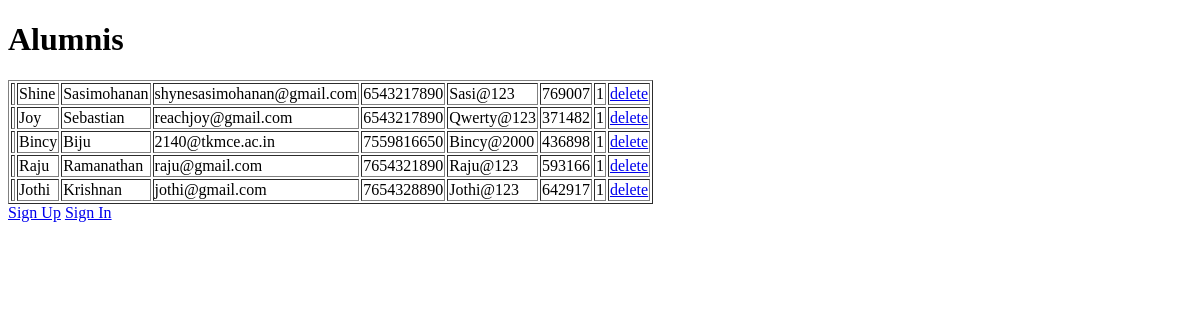
The app's page /alumnis/test, older data.
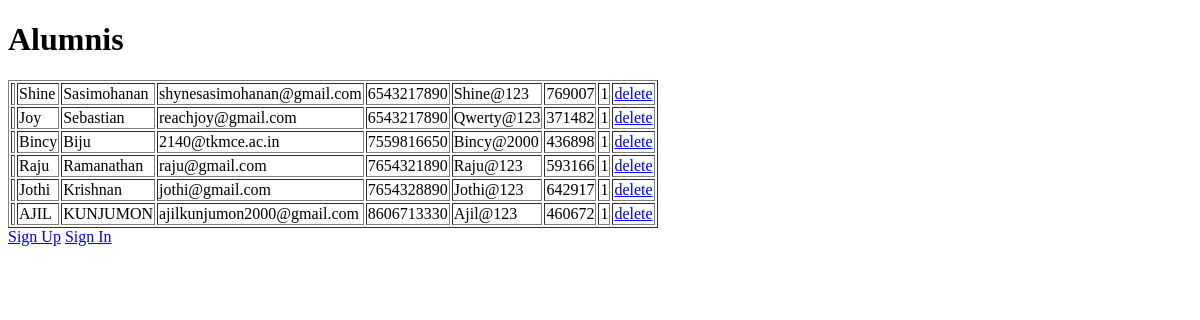
The same page, newer data.
### alumnis/models.py (models this page shows)
class Alumnis(models.Model):
  fname = models.CharField(max_length=255,default="")
  lname = models.CharField(max_length=255,default="")
  email = models.CharField(max_length=255,primary_key=True)
  branch = models.CharField(max_length=255,default="")
  yoa = models.IntegerField(default=0)
  mobile = models.IntegerField(default=0)
  password = models.CharField(max_length=255)
  otp = models.IntegerField(default=0)
  verified = models.IntegerField(default=0)
  profile = models.IntegerField(default=0)

### alumnis/views.py (the view)
# urls.py: path('test', views.test, name='test'),
def test(request):
  ouralumnis = Alumnis.objects.all().values()
  context = {
    'ouralumnis': ouralumnis,
  }
  template = loader.get_template('test.html')
  return HttpResponse(template.render(context, request))

### alumnis/templates/test.html
<!DOCTYPE html>
<html>
<body>
    <h1>Alumnis</h1>
    <table border="1">
    {% for i in ouralumnis %}
    <tr>
    <td><a href="update/{{ i.id }}">{{ i.id }}</a></td>
    <td>{{ i.fname }}</td>
    <td>{{ i.lname }}</td>
    <td>{{ i.email }}</td>
    <td>{{ i.mobile }}</td>
    <td>{{ i.password }}</td>
    <td>{{ i.otp }}</td>
    <td>{{ i.verified }}</td>
    <td><a href="delete/{{ i.id }}">delete</a></td>
    </tr>
    {% endfor %}
    </table>
    <a href="alumniReg/">Sign Up</a>
    <a href="alumniSignIn">Sign In</a>
</body>
</html>

Row changes from the older to the newer data that the page shows:
changed Alumnis "Shine": password "Sasi@123" → "Shine@123"
added Alumnis: fname "AJIL", lname "KUNJUMON", email "ajilkunjumon2000@gmail.com", mobile "8606713330", password "Ajil@123", otp "460672", verified "1"
